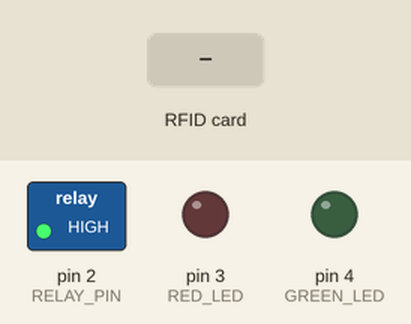
This sketch was run on a simulated Arduino Uno, built with avr-gcc and run on an emulated ATmega328P. On the bench: switched loads named in the sketch (green lamp = pin HIGH), output pins drawn as LEDs (lit = HIGH). Dashed ring = blinking. The inputs (shaded band) are chosen by the test bench. Pins used as bus, display or sensor lines are not drawn.

Above: at 1.2 s.
1.3 s: RFID card 5E 7A 19 C4 held to the reader
At 1.41 s:
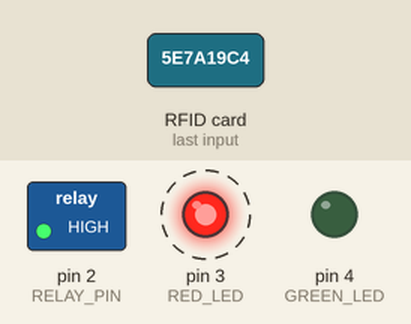
3.4 s: RFID card FC 72 32 31 held to the reader
At 4.0 s:
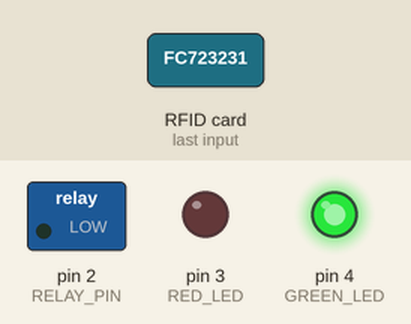
Timing chart, 0 to 7.9 s (numbered marks = the images above; inputs shaded):
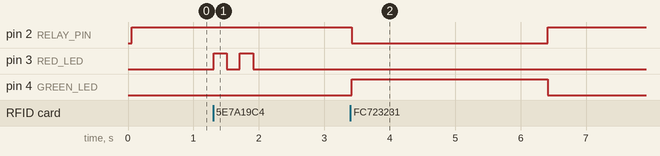

The sketch:

RF_ID_Lock_System.ino
```cpp
#include <SPI.h>
#include <MFRC522.h>

#define RST_PIN         9          // Configurable
#define SS_PIN          10         // Configurable
#define RELAY_PIN       2
#define RED_LED         3
#define GREEN_LED       4
#define ACCESS_DELAY    3000       //3 seconds
#define ALLOWED_TAG_UID     "FC723231"  //Put your tag uid here

MFRC522 mfrc522(SS_PIN, RST_PIN);  // Create MFRC522 instance

void setup()
{
	SPI.begin();			// Init SPI bus
	mfrc522.PCD_Init();		// Init MFRC522
	delay(4);				// Optional delay. Some board do need more time after init to be ready, see Readme

  pinMode(RELAY_PIN, OUTPUT);
  pinMode(RED_LED, OUTPUT);
  pinMode(GREEN_LED, OUTPUT);

  digitalWrite(RELAY_PIN, HIGH);   //Switch off relay initially. Relay is LOW level triggered relay so we need to write HIGH.
  digitalWrite(RED_LED, LOW);
  digitalWrite(GREEN_LED, LOW);
}

void loop()
{
	// Reset the loop if no new card present on the sensor/reader. This saves the entire process when idle.
	if ( ! mfrc522.PICC_IsNewCardPresent())
	{
		return;
	}

	// Select one of the cards
	if ( ! mfrc522.PICC_ReadCardSerial())
	{
		return;
	}

  //Convert hex uid into string
  String tagUID;
  char tempStr[3];
  for (int i = 0; i < mfrc522.uid.size; i++)
  {
    sprintf(tempStr, "%02x", mfrc522.uid.uidByte[i]);
    tagUID += tempStr;
  }
  tagUID.toUpperCase();

  if ( tagUID == ALLOWED_TAG_UID)
  {
    digitalWrite(RELAY_PIN, LOW);
    digitalWrite(GREEN_LED, HIGH);
    delay(ACCESS_DELAY);
    digitalWrite(GREEN_LED, LOW);
    digitalWrite(RELAY_PIN, HIGH);
  }
  else
  {
    //Blink Red LED
    digitalWrite(RED_LED, HIGH);
    delay(200);
    digitalWrite(RED_LED, LOW);
    delay(200);
    digitalWrite(RED_LED, HIGH);
    delay(200);
    digitalWrite(RED_LED, LOW);
  }

  mfrc522.PICC_HaltA(); // Stop reading
}
```

Measured:
- after the input at 1.3 s, pin 3 (RED_LED): alternates HIGH for 0.20 s and LOW for 0.20 s, 4 changes in all, then stays LOW, starting at once
- after the input at 3.4 s, pin 2 (RELAY_PIN): HIGH → LOW at once, → HIGH 3.0 s later; pin 4 (GREEN_LED): LOW → HIGH at once, → LOW 3.0 s later
